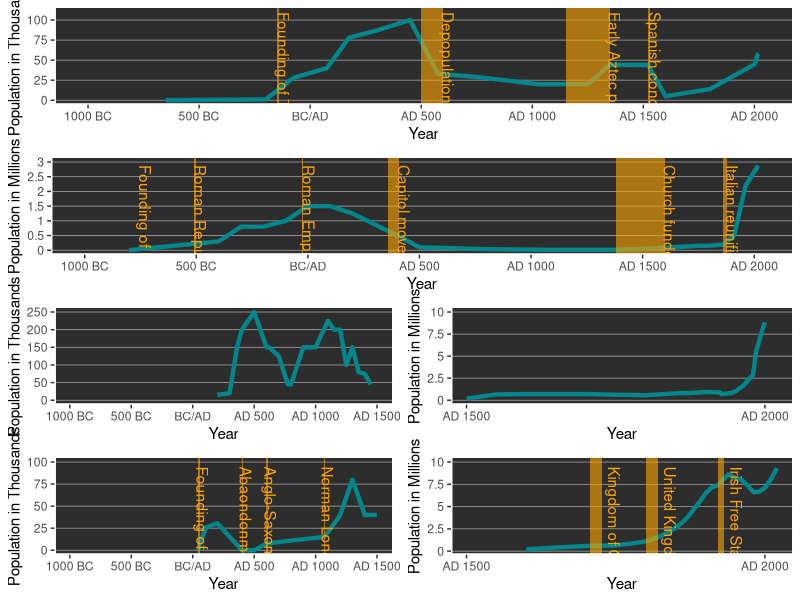
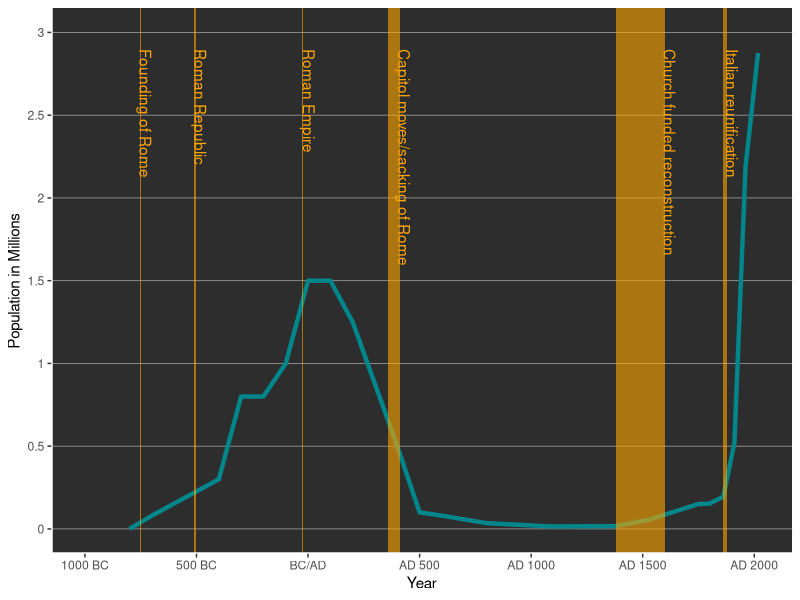
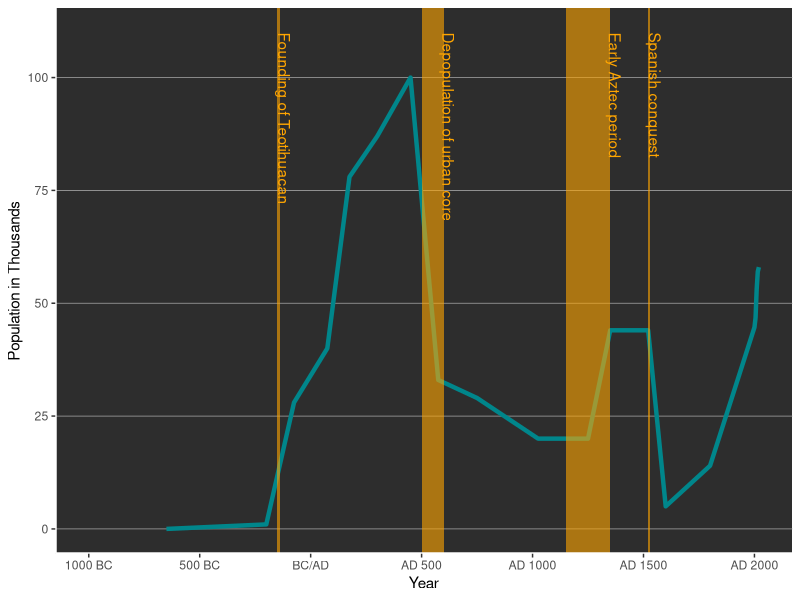
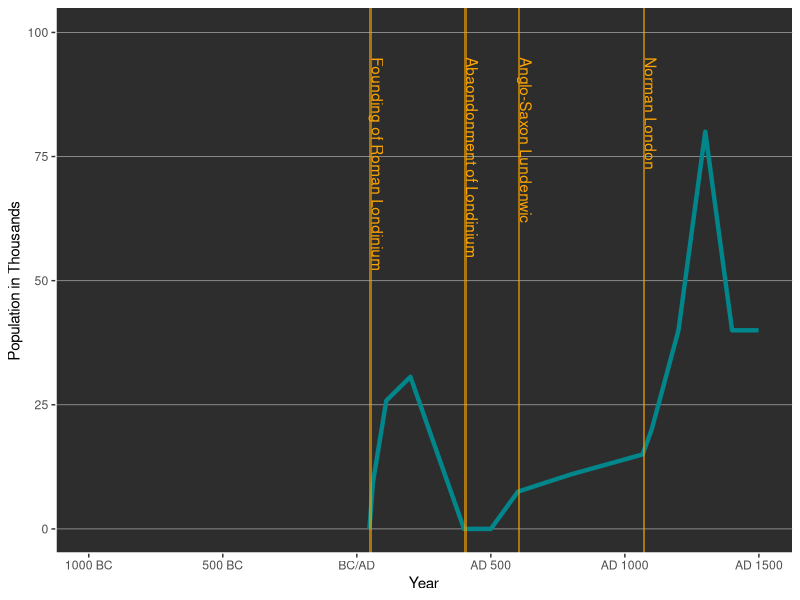
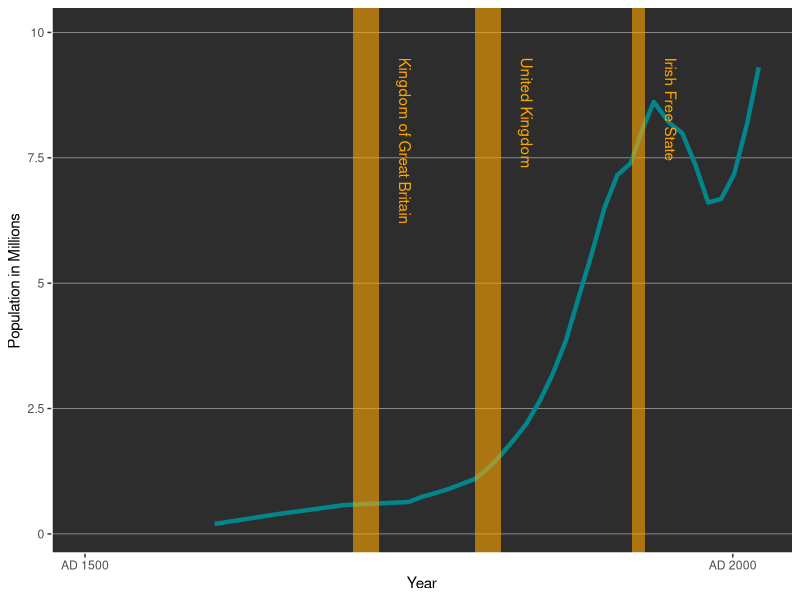
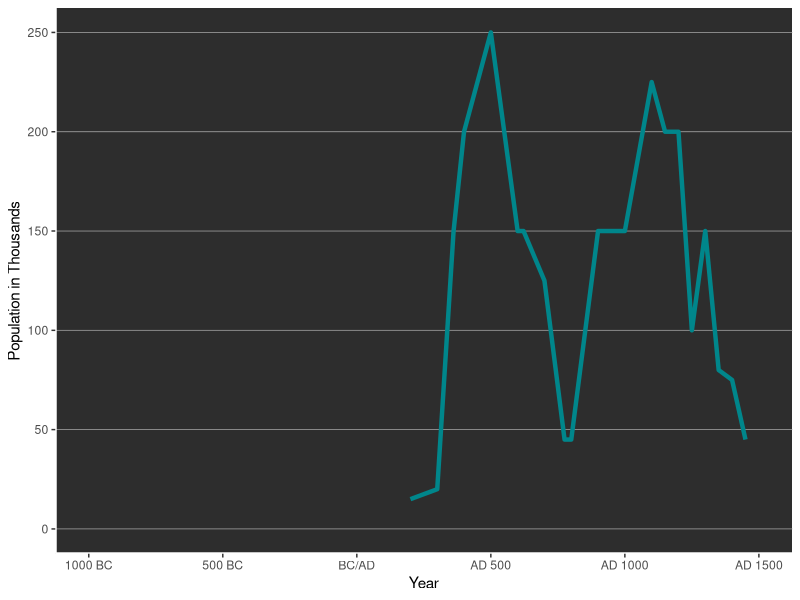
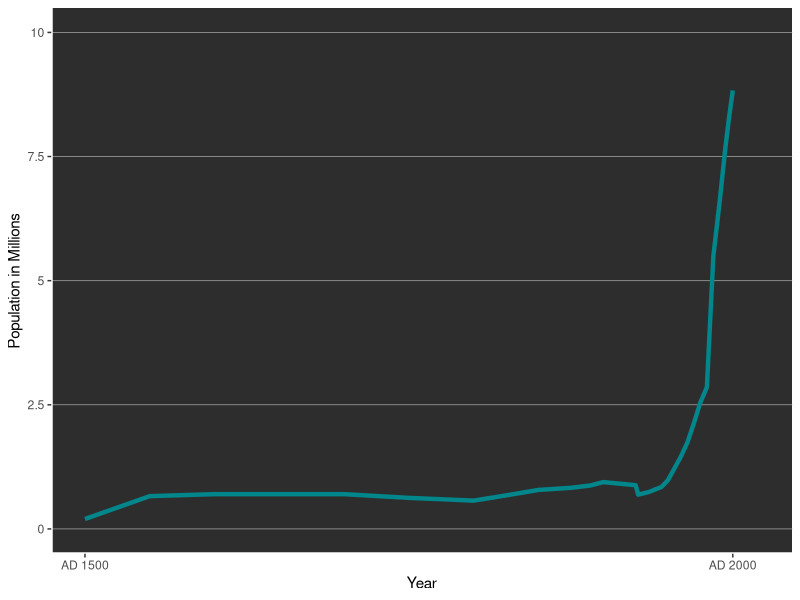

R code for these plots, in order:
library(ggplot2)
library(ggpubr)

dat.rome <- read.csv('Rome.csv',header=T)
dat.london <- read.csv('London.csv',header=T)
dat.london1 <- dat.london[1:17,]
dat.london2 <- dat.london[18:nrow(dat.london),]
dat.teo <- read.csv('Teo.csv',header=T)
dat.byz <- read.csv('Byzantium.csv',header=T)
dat.byz1 <- dat.byz[1:20,]
dat.byz2 <- dat.byz[21:nrow(dat.byz),]

rome <- ggplot(dat.rome) + 
  geom_line(aes(x = Year, y = Population), size = 1.5, color='turquoise4') +
  theme(panel.grid.major.y = element_line('darkgray', size=0.25), panel.grid.minor.y=element_blank(), panel.grid.major.x=element_blank(), panel.grid.minor.x=element_blank(), 
        panel.background = element_rect(fill = "#2D2D2D"), axis.line = element_line(color='white', size = 1, linetype = "solid")) +
  scale_x_continuous(name="Year", limits=c(-1000, 2020), breaks=c(-1000,-500,0,500,1000,1500,2000),labels=c("1000 BC", "500 BC", "BC/AD","AD 500", "AD 1000","AD 1500","AD 2000")) +
  scale_y_continuous(name="Population in Millions", limits=c(0, 3000000), breaks=c(0,500000,1000000,1500000,2000000,2500000,3000000), labels=c(0,0.5,1,1.5,2,2.5,3)) +
  annotate("rect", xmin = -753, xmax = -750, ymin = -Inf, ymax = Inf, fill = "orange1", alpha = 0.6) +
  annotate("text", label="Founding of Rome", x = -730, y =2900000, color="orange1", angle=270, hjust=0) +
  annotate("rect", xmin = -509, xmax = -503, ymin = -Inf, ymax = Inf, fill = "orange1", alpha = 0.6) +
  annotate("text", label="Roman Republic", x = -483, y =2900000, color="orange1", angle=270, hjust=0) +
  annotate("rect", xmin = -27, xmax = -23, ymin = -Inf, ymax = Inf, fill = "orange1", alpha = 0.6) +
  annotate("text", label="Roman Empire", x = 3, y =2900000, color="orange1", angle=270, hjust=0) +
  annotate("rect", xmin = 359, xmax = 410, ymin = -Inf, ymax = Inf, fill = "orange1", alpha = 0.6) +
  annotate("text", label="Capitol moves/sacking of Rome", x = 430, y =2900000, color="orange1", angle=270, hjust=0) +
  annotate("rect", xmin = 1380, xmax = 1600, ymin = -Inf, ymax = Inf, fill = "orange1", alpha = 0.6) +
  annotate("text", label="Church funded reconstruction", x = 1620, y =2900000, color="orange1", angle=270, hjust=0) +
  annotate("rect", xmin = 1861, xmax = 1880, ymin = -Inf, ymax = Inf, fill = "orange1", alpha = 0.6) +
  annotate("text", label="Italian reunification", x = 1900, y =2900000, color="orange1", angle=270, hjust=0) 
  
byzantium <- ggplot(dat.byz1) + 
  geom_line(aes(x = Year, y = Population), size = 1.5, color='turquoise4') +
  theme(panel.grid.major.y = element_line('darkgray', size=0.25), panel.grid.minor.y=element_blank(), panel.grid.major.x=element_blank(), panel.grid.minor.x=element_blank(), 
        panel.background = element_rect(fill = "#2D2D2D"), axis.line = element_line(color='white', size = 1, linetype = "solid")) +
  scale_x_continuous(name="Year", limits=c(-1000, 1500), breaks=c(-1000,-500,0,500,1000,1500),labels=c("1000 BC", "500 BC", "BC/AD","AD 500", "AD 1000","AD 1500")) +
  scale_y_continuous(name="Population in Thousands", limits=c(0, 250000), breaks=c(0,50000,100000,150000,200000,250000), labels=c(0,50,100,150,200,250)) 

byzantium2 <- ggplot(dat.byz2) + 
  geom_line(aes(x = Year, y = Population), size = 1.5, color='turquoise4') +
  theme(panel.grid.major.y = element_line('darkgray', size=0.25), panel.grid.minor.y=element_blank(), panel.grid.major.x=element_blank(), panel.grid.minor.x=element_blank(), 
        panel.background = element_rect(fill = "#2D2D2D"), axis.line = element_line(color='white', size = 1, linetype = "solid")) +
  scale_x_continuous(name="Year", limits=c(1500, 2020), breaks=c(1500,2000),labels=c("AD 1500","AD 2000")) +
  scale_y_continuous(name="Population in Millions", limits=c(0, 10000000), breaks=c(0,2500000,5000000,7500000,10000000), labels=c(0,2.5,5,7.5,10)) 


london <- ggplot(dat.london1) + 
  geom_line(aes(x = Year, y = Population), size = 1.5, color='turquoise4') +
  theme(panel.grid.major.y = element_line('darkgray', size=0.25), panel.grid.minor.y=element_blank(), panel.grid.major.x=element_blank(), panel.grid.minor.x=element_blank(), 
        panel.background = element_rect(fill = "#2D2D2D"), axis.line = element_line(color='white', size = 1, linetype = "solid")) +
  scale_x_continuous(name="Year", limits=c(-1000, 1500), breaks=c(-1000,-500,0,500,1000,1500),labels=c("1000 BC", "500 BC", "BC/AD","AD 500", "AD 1000","AD 1500")) +
  scale_y_continuous(name="Population in Thousands", limits=c(0,100000), breaks=c(0,25000,50000,75000,100000), labels=c(0,25,50,75,100)) +
  annotate("rect", xmin = 47, xmax = 57, ymin = -Inf, ymax = Inf, fill = "orange1", alpha = 0.6) +
  annotate("text", label="Founding of Roman Londinium", x = 77, y =95000, color="orange1", angle=270, hjust=0) +
  annotate("rect", xmin = 400, xmax = 410, ymin = -Inf, ymax = Inf, fill = "orange1", alpha = 0.6) +
  annotate("text", label="Abaondonment of Londinium", x = 430, y =95000, color="orange1", angle=270, hjust=0) +
  annotate("rect", xmin = 600, xmax = 610, ymin = -Inf, ymax = Inf, fill = "orange1", alpha = 0.6) +
  annotate("text", label="Anglo-Saxon Lundenwic", x = 630, y =95000, color="orange1", angle=270, hjust=0) +
  annotate("rect", xmin = 1066, xmax = 1076, ymin = -Inf, ymax = Inf, fill = "orange1", alpha = 0.6) +
  annotate("text", label="Norman London", x = 1096, y =95000, color="orange1", angle=270, hjust=0) 

london2 <- ggplot(dat.london2) + 
  geom_line(aes(x = Year, y = Population), size = 1.5, color='turquoise4') +
  theme(panel.grid.major.y = element_line('darkgray', size=0.25), panel.grid.minor.y=element_blank(), panel.grid.major.x=element_blank(), panel.grid.minor.x=element_blank(), 
        panel.background = element_rect(fill = "#2D2D2D"), axis.line = element_line(color='white', size = 1, linetype = "solid")) +
  scale_x_continuous(name="Year", limits=c(1500, 2020), breaks=c(1500,2000),labels=c("AD 1500","AD 2000")) +
  scale_y_continuous(name="Population in Millions", limits=c(100000,10000000), breaks=c(0,2500000,5000000,7500000,10000000), labels=c(0,2.5,5,7.5,10)) +
  annotate("rect", xmin = 1707, xmax = 1727, ymin = -Inf, ymax = Inf, fill = "orange1", alpha = 0.6) +
  annotate("text", label="Kingdom of Great Britain", x = 1747, y =9500000, color="orange1", angle=270, hjust=0) +
  annotate("rect", xmin = 1801, xmax = 1821, ymin = -Inf, ymax = Inf, fill = "orange1", alpha = 0.6) +
  annotate("text", label="United Kingdom", x = 1841, y =9500000, color="orange1", angle=270, hjust=0) +
  annotate("rect", xmin = 1922, xmax = 1932, ymin = -Inf, ymax = Inf, fill = "orange1", alpha = 0.6) +
  annotate("text", label="Irish Free State", x = 1952, y =9500000, color="orange1", angle=270, hjust=0) 

teo <- ggplot(dat.teo) +
  geom_line(aes(x = Year, y = Population), size = 1.5, color='turquoise4') +
  theme(panel.grid.major.y = element_line('darkgray', size=0.25), panel.grid.minor.y=element_blank(), panel.grid.major.x=element_blank(), panel.grid.minor.x=element_blank(), 
        panel.background = element_rect(fill = "#2D2D2D"), axis.line = element_line(color='white', size = 1, linetype = "solid")) +
  scale_x_continuous(name="Year", limits=c(-1000, 2020), breaks=c(-1000,-500,0,500,1000,1500,2000),labels=c("1000 BC", "500 BC", "BC/AD","AD 500", "AD 1000","AD 1500","AD 2000")) +
  scale_y_continuous(name="Population in Thousands", limits=c(0,110000), breaks=c(0,25000,50000,75000,100000), labels=c(0,25,50,75,100)) +
  annotate("rect", xmin = -150, xmax = -140, ymin = -Inf, ymax = Inf, fill = "orange1", alpha = 0.6) +
  annotate("text", label="Founding of Teotihuacan", x = -120, y =110000, color="orange1", angle=270, hjust=0) +
  annotate("rect", xmin = 500, xmax = 600, ymin = -Inf, ymax = Inf, fill = "orange1", alpha = 0.6) +
  annotate("text", label="Depopulation of urban core", x = 620, y =110000, color="orange1", angle=270, hjust=0) +
  annotate("rect", xmin = 1150, xmax = 1350, ymin = -Inf, ymax = Inf, fill = "orange1", alpha = 0.6) +
  annotate("text", label="Early Aztec period", x = 1370, y =110000, color="orange1", angle=270, hjust=0) +
  annotate("rect", xmin = 1521, xmax = 1531, ymin = -Inf, ymax = Inf, fill = "orange1", alpha = 0.6) +
  annotate("text", label="Spanish conquest", x = 1551, y =110000, color="orange1", angle=270, hjust=0) 


ggsave(filename="Rome.png", plot = rome, width = 300, height = 90, units = c("mm"), dpi = 300)
ggsave(filename="Teo.png", plot = teo, width = 300, height = 90, units = c("mm"), dpi = 300)
ggsave(filename="London1.png", plot = london, width = 220, height = 90, units = c("mm"), dpi = 300)
ggsave(filename="London2.png", plot = london2, width = 80, height = 90, units = c("mm"), dpi = 300)
ggsave(filename="Byzantium1.png", plot = byzantium, width = 220, height = 90, units = c("mm"), dpi = 300)
ggsave(filename="Byzantium2.png", plot = byzantium2, width = 80, height = 90, units = c("mm"), dpi = 300)


ggarrange(teo, rome, ggarrange(byzantium,byzantium2,ncol=2,nrow=1), ggarrange(london,london2,ncol=2,nrow=1), ncol = 1, nrow = 4)

